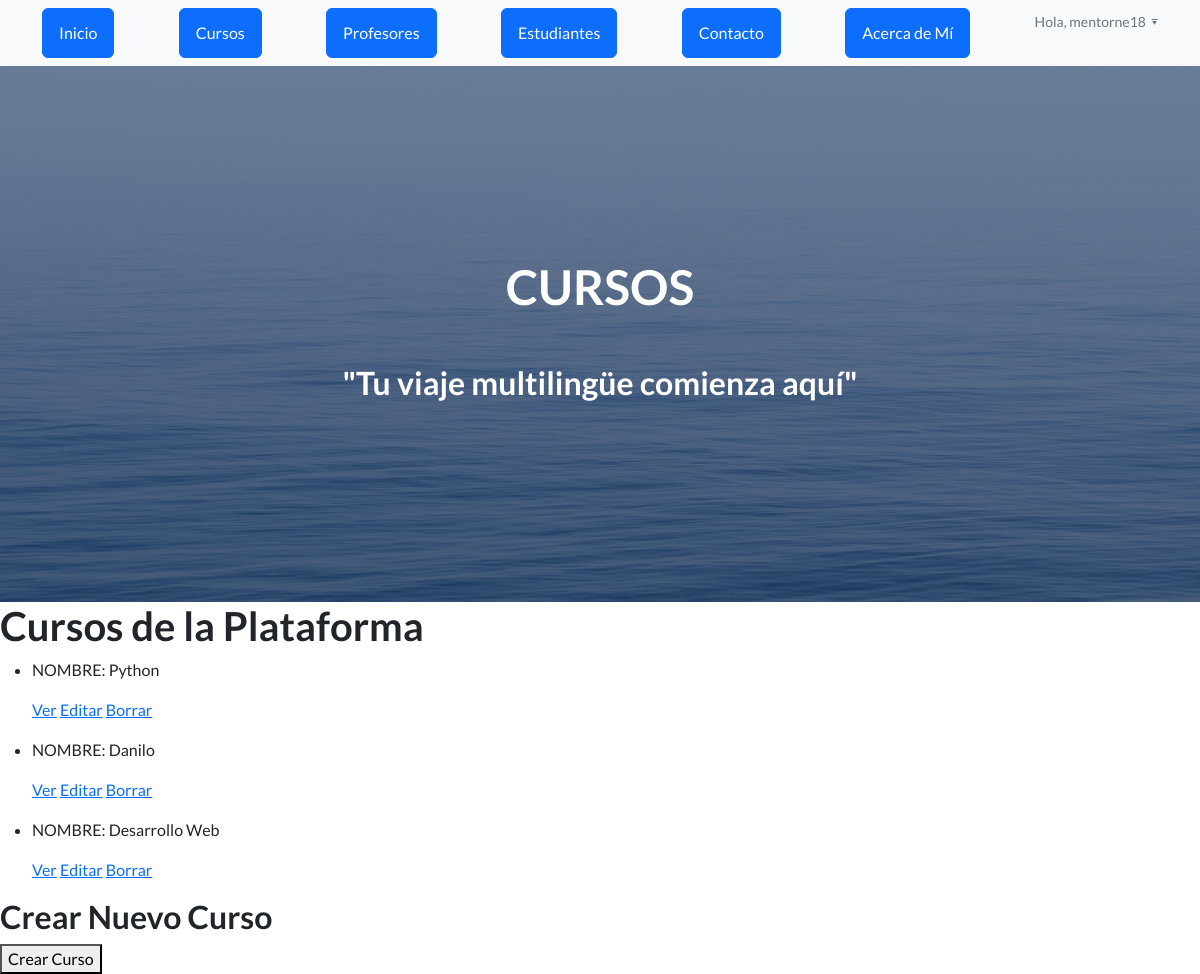
Before: /curso/list (signed in) with the older database file.
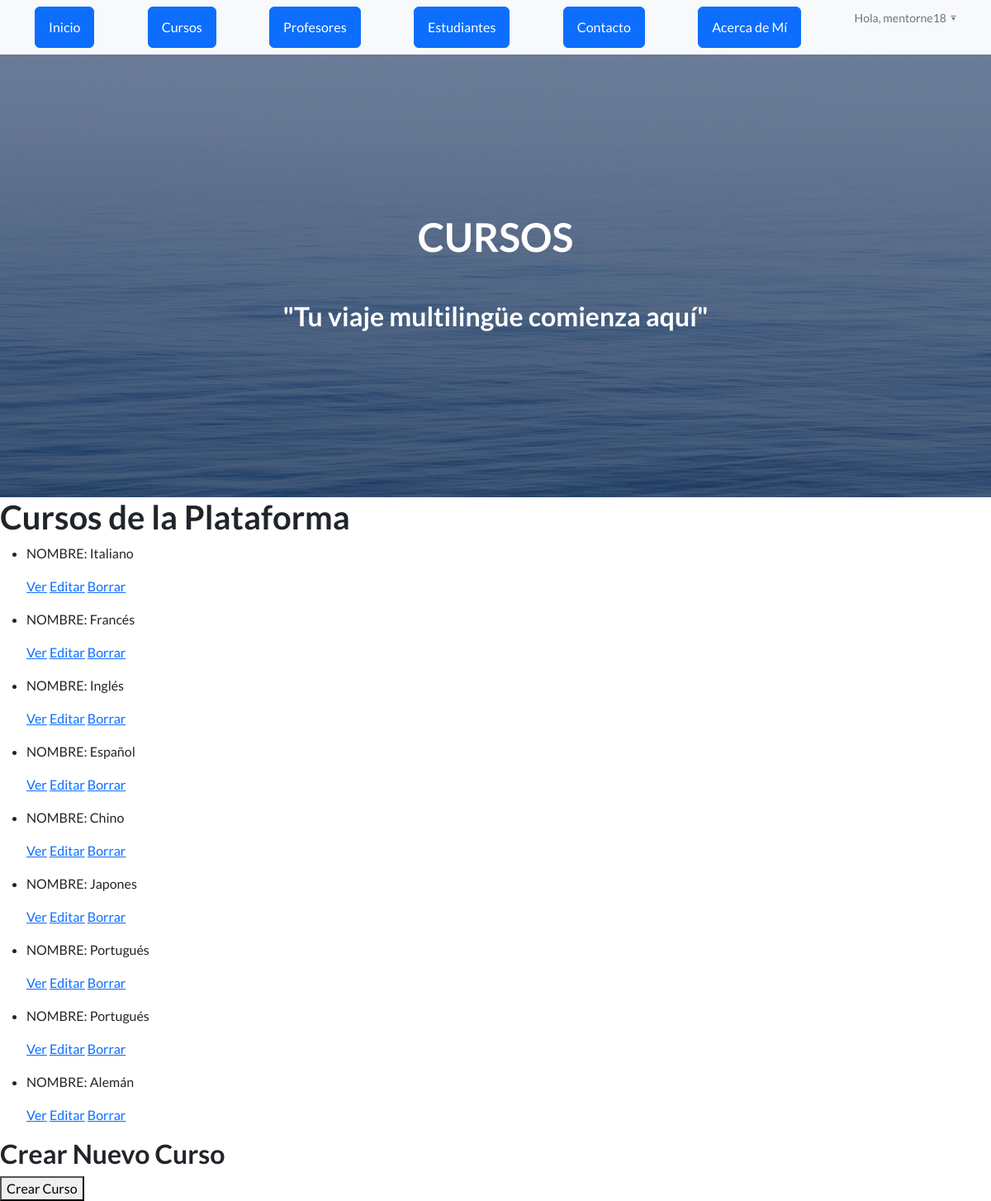
After: the same page with the newer database file.
### AppCoder/models.py (models this page shows, shortened)
class Curso(models.Model):
    nombre = models.CharField(max_length=40)
    camada = models.IntegerField()

### AppCoder/views.py (the view)
# urls.py: path("curso/list", views.CursoList.as_view(), name="List"),
class CursoList(ListView):
    model= Curso
    template_name = "AppCoder/cursos_list.html"

### AppCoder/templates/AppCoder/cursos_list.html (shortened to what this page needs)
<!DOCTYPE html>
{% load static %}
<html lang="en">
    <head>
        <link href="https://cdn.jsdelivr.net/npm/bootstrap-icons@1.5.0/font/bootstrap-icons.css" rel="stylesheet" type="text/css" />
        <link href="{% static 'AppCoder/css/styles.css' %}" rel="stylesheet" />
    </head>
    <body>
        <nav class="navbar navbar-light bg-light static-top">
            <div class="container">
                <a class="btn btn-primary" href="{% url 'Inicio' %}">Inicio</a>
                <a class="btn btn-primary" href="{% url 'List' %}">Cursos</a>
                <a class="btn btn-primary" href="{% url 'Profesores' %}">Profesores</a>
                <a class="btn btn-primary" href="{% url 'Estudiantes' %}">Estudiantes</a>
                <a class="btn btn-primary" href="{% url 'mensajes' %}">Contacto</a>
                <a class="btn btn-primary" href="{% url 'AcercaDeMi' %}">Acerca de Mí</a>
                <div class="dropdown">
                    {% if request.user.is_authenticated %}
                        <p class="text-muted small mb-4 mb-1g-0 dropdown-toggle" data-toggle="dropdown"><img height="40px" src="{{url}}">Hola, {{ user.username }}</p>
                    {% endif %}
                </div>
            </div>
        </nav>
        <header class="masthead">
            <div class="container position-relative">
                <div class="row justify-content-center">
                    <div class="col-xl-6">
                        <div class="text-center text-white">
                            <h1 class="mb-5">CURSOS</h1>
                            <h2>"Tu viaje multilingüe comienza aquí"</h2>
                        </div>
                    </div>
                </div>
            </div>
        </header>
        <h1>Cursos de la Plataforma</h1>
    <ul>
        {% for curso in object_list %}
            <li>
                <p>NOMBRE: {{ curso.nombre }} </p>
                <p>
                    <a href="{% url 'Detail' curso.id %}">Ver</a>
                    {% if user.is_superuser %}
                        <a href="{% url 'Edit' curso.id %}">Editar</a>
                        <a href="{% url 'Delete' curso.id %}">Borrar</a>
                    {% endif %}
                </p>
            </li>
        {% endfor %}
    </ul>
    {% if user.is_superuser %}
    <h2>Crear Nuevo Curso</h2>
    <form method="post" action="{% url 'New' %}">
        <button type="submit">Crear Curso</button>
    </form>
    {% endif %}

### AppCoder/templates/AppCoder/cursos_list.html (style rules this page uses)
.dropdown { position: relative; display: inline-block; }
.dropdown-toggle::after { content: '\25BC'; margin-left: 5px; font-size: 5px; }

Changed rows visible on the page:
removed Curso: nombre "Python"
removed Curso: nombre "Danilo"
removed Curso: nombre "Desarrollo Web"
added Curso: nombre "Italiano"
added Curso: nombre "Francés"
added Curso: nombre "Inglés"
added Curso: nombre "Español"
added Curso: nombre "Chino"
added Curso: nombre "Japones"
added Curso: nombre "Portugués"
added Curso: nombre "Portugués"
added Curso: nombre "Alemán"
